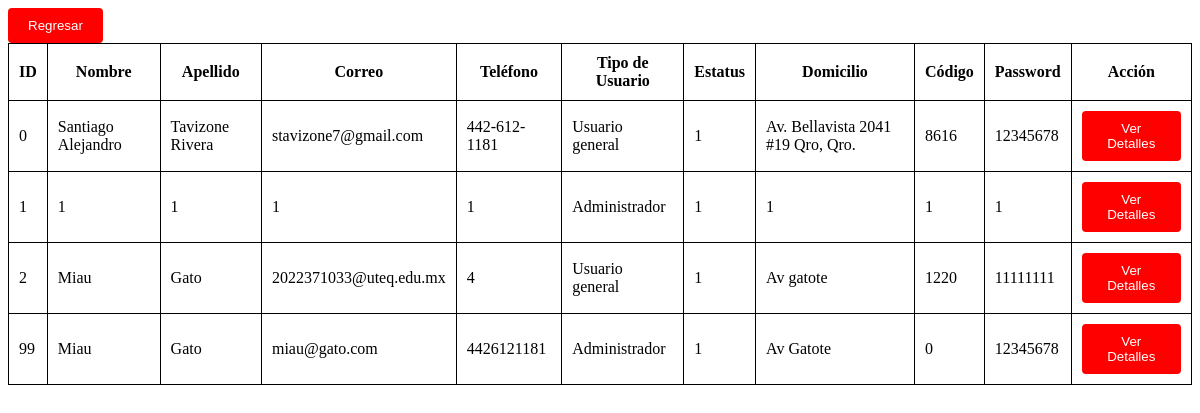
The app's page /DUR.php with its own data.
### tables this page shows
CREATE TABLE `Usuarios` (
  `usuario_id` int(11) NOT NULL,
  `nombre` varchar(100) DEFAULT NULL,
  `apellido` varchar(100) DEFAULT NULL,
  `correo` varchar(100) DEFAULT NULL,
  `telefono` varchar(20) DEFAULT NULL,
  `tipo_usuario` varchar(50) DEFAULT NULL,
  `estatus` varchar(20) DEFAULT NULL,
  `domicilio` varchar(100) DEFAULT NULL,
  `codigo` varchar(100) DEFAULT NULL,
  `Password` varchar(100) DEFAULT NULL,
  PRIMARY KEY (`usuario_id`)
);

### DUR.php (the view, shortened to what this page needs)
<?php
$servername = "localhost";
$username = "Maoui";
$password = "maouicafe";
$dbname = "BDMAOUI";
$conn = new mysqli($servername, $username, $password, $dbname);
$sql = "SELECT usuario_id, nombre, apellido, correo, telefono, tipo_usuario, estatus, domicilio, codigo, Password FROM Usuarios";
$result = $conn->query($sql);
?>
<!DOCTYPE html>
<html>
<head>
</head>
<body>
    <nav class="navbar">
<a href="users.php"><button class="btn">Regresar</button></a>
</nav>
    <table>
        <thead>
            <tr>
                <th>ID</th>
                <th>Nombre</th>
                <th>Apellido</th>
                <th>Correo</th>
                <th>Teléfono</th>
                <th>Tipo de Usuario</th>
                <th>Estatus</th>
                <th>Domicilio</th>
                <th>Código</th>
                <th>Password</th>
                <th>Acción</th>
            </tr>
        </thead>
        <tbody>
            <?php
            if ($result->num_rows > 0) {
                while ($row = $result->fetch_assoc()) {
                    echo "<tr>";
                    echo "<td>" . $row["usuario_id"] . "</td>";
                    echo "<td>" . $row["nombre"] . "</td>";
                    echo "<td>" . $row["apellido"] . "</td>";
                    echo "<td>" . $row["correo"] . "</td>";
                    echo "<td>" . $row["telefono"] . "</td>";
                    echo "<td>" . $row["tipo_usuario"] . "</td>";
                    echo "<td>" . $row["estatus"] . "</td>";
                    echo "<td>" . $row["domicilio"] . "</td>";
                    echo "<td>" . $row["codigo"] . "</td>";
                    echo "<td>" . $row["Password"] . "</td>";
                    echo "<td><form action='DUC.php' method='post'>";
                    echo "<button type='submit'>Ver Detalles</button>";
                    echo "</form></td>";
                    echo "</tr>";
                }
            } else {
                echo "<tr><td colspan='11'>No se encontraron registros</td></tr>";
            }
            ?>
        </tbody>
    </table>
</body>
</html>

### DUR.php (style rules this page uses)
table { border-collapse: collapse; }
table, th, td { border: 1px solid black; }
th, td { padding: 10px; }
button { background-color: red; color: white; padding: 10px 20px; border: none; border-radius: 4px; cursor: pointer; }

### records on screen
usuarios: usuario_id "0", nombre "Santiago Alejandro", apellido "Tavizone Rivera", correo "stavizone7@gmail.com", telefono "442-612-1181", tipo_usuario "Usuario general", estatus "1", domicilio "Av. Bellavista 2041 #19 Qro, Qro.", codigo "8616", Password "12345678"
usuarios: usuario_id "1", nombre "1", apellido "1", correo "1", telefono "1", tipo_usuario "Administrador", estatus "1", domicilio "1", codigo "1", Password "1"
usuarios: usuario_id "2", nombre "Miau", apellido "Gato", correo "2022371033@uteq.edu.mx", telefono "4", tipo_usuario "Usuario general", estatus "1", domicilio "Av gatote", codigo "1220", Password "11111111"
usuarios: usuario_id "99", nombre "Miau", apellido "Gato", correo "miau@gato.com", telefono "4426121181", tipo_usuario "Administrador", estatus "1", domicilio "Av Gatote", codigo "0", Password "12345678"
